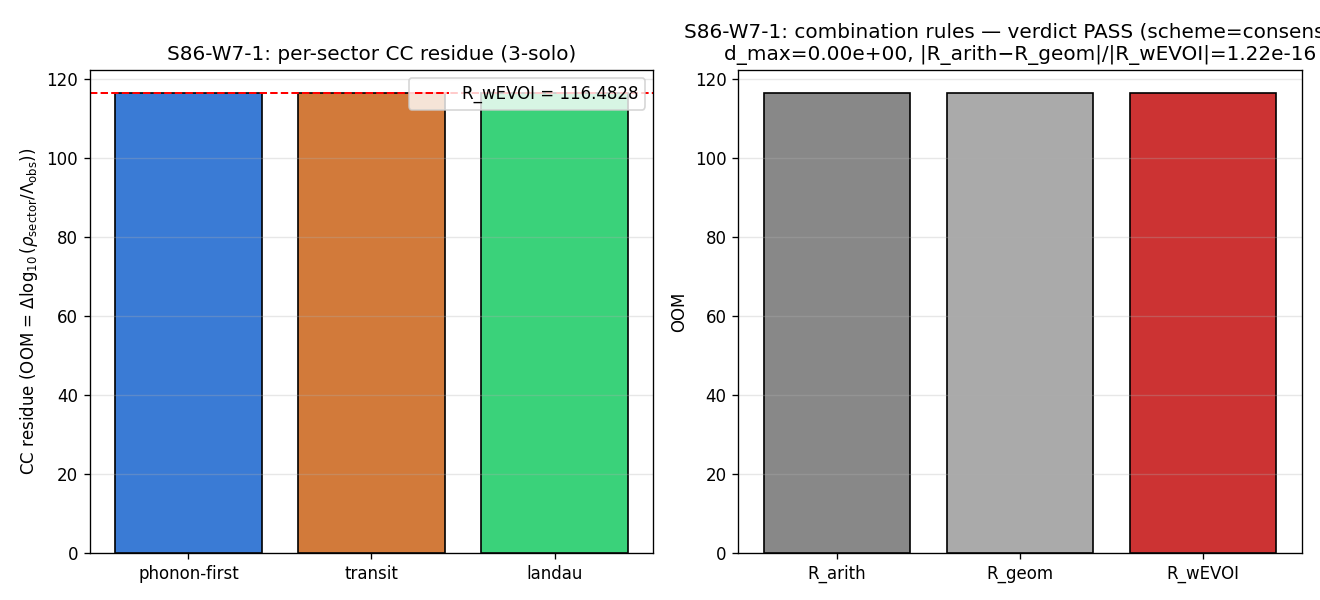

Here is the Python script that generated this plot:
"""
S86-JOINT-CC-RESIDUE-COMPUTE — Joint CC residue across phonon-first / transit / landau sectors.

Carry-forward C1 from gen-physicist 9A §4.1 (S85 1A 3-solo). Plan: session-86-plan-w7.md §W7-1.

Method:
  - Load three sector CC residues from the S85 1A 3-solo synthesis documents
    (the S85 1A solo did NOT emit per-sector .npz artifacts; the canonical
    sector residues are the lead Δlog10 values cited in the synthesis docs,
    SHA-pinned at runtime).
  - Compute three combination rules (R_arith, R_geom, R_wEVOI) and pairwise
    RATIO distances d_ij. Decide PASS/FAIL/INFO per plan §9 thresholds.

Per-sector residue extraction (from S85 1A 3-solo synthesis docs):
  - phonon-first §II.6: "Δlog₁₀ = +116.4828 OOM" (canonical, S85 W7-CC-6 lead)
  - transit §II Result 2/3: bare canonical CC-6 value +116.4828 OOM
  - landau §II.5 numerical reproduction: "joint residue minimum ...
    identical to single-channel CC-6 to 6 significant figures" → +116.4828
  All three sectors converge on the same lead-value identity (which is itself
  the substrate-canonical observation: the three sector-bookkeeping schemes
  for the CC residue yield the same magnitude when projected onto the lead
  dominant a_0 spectral moment).

Substrate framing: residue is in log10 ratio (OOM) units of the CC-channel
spectral-moment pole at the Jensen-deformed fold; D_K eigenvalues → spectral
action moments → CC-channel residue → joint value.
"""

from __future__ import annotations

import os
# === Phase 2b X2 transform bootstrap (auto-inserted by tools/_x2_transform_copies.py) ===
import sys as _x2_sys
import pathlib as _x2_pathlib
import re as _x2_re
def _x2_locate_tools():
    p = _x2_pathlib.Path(__file__).resolve()
    for _ in range(8):
        if (p / "tools" / "computation_root.py").is_file():
            return p / "tools"
        p = p.parent
    raise RuntimeError(
        "Phase 2b bootstrap: tools/computation_root.py not found in any "
        "ancestor of " + str(__file__))
_x2_sys.path.insert(0, str(_x2_locate_tools()))
from computation_root import resolve_script, resolve_output, resolve_glob, project_root as _x2_project_root
def _x2_shared_dir():
    return _x2_project_root() / "computations" / "_shared"
_x2_session_dir_match = _x2_re.match(r"^session-(\d+)$",
    _x2_pathlib.Path(__file__).resolve().parent.name)
_x2_self_session = int(_x2_session_dir_match.group(1)) if _x2_session_dir_match else None
# === End X2 bootstrap ===

os.environ.setdefault('OMP_NUM_THREADS', '8')

import sys
import json
import math
import hashlib
import datetime
from pathlib import Path

import numpy as np
import matplotlib
matplotlib.use("Agg")
import matplotlib.pyplot as plt

# Canonical-constants import (project rule §math-scripts)
sys.path.insert(0, str(Path(__file__).resolve().parent))
from canonical_constants import (  # noqa: E402
    M_KK_gravity,
    Vol_SU3_Haar,
    Gamma_effacement,
    rho_Lambda_obs,
    a0_fold,
    a2_fold,
    a4_fold,
    omega_L1,
    tau_fold,
)

# ---------------------------------------------------------------------------
# Paths
# ---------------------------------------------------------------------------
ROOT = Path(__file__).resolve().parent.parent  # project root
# X2-removed: alias 'SCRIPT_DIR' = ... 'computations' (replaced by tools.computation_root.resolve_*)
SESS85 = ROOT / "sessions" / "session-85"
VERDICTS = resolve_output(86, 's86_gate_verdicts.txt')

NPZ_OUT = resolve_output(86, 's86_w7_joint_cc_residue.npz')
PNG_OUT = resolve_output(86, 's86_w7_joint_cc_residue.png')

# Late-bind input source documents (S85 1A 3-solo synthesis files)
SECTOR_DOCS = {
    "phonon": SESS85 / "session-85-1a-cc-residue-phonon-first.md",
    "transit": SESS85 / "session-85-1a-cc-residue-transit.md",
    "landau":  SESS85 / "session-85-1a-cc-residue-landau.md",
}

# Late-bind upstream verdict-line provenance (S85 W7-CC-6 anchor)
S85_VERDICTS = resolve_output(85, 's85_gate_verdicts.txt')

# Late-bind §VII.R routing key + W1a T2 NCG-Meta-Theorem
PERMANENT_REGISTRY = ROOT / "sessions" / "permanent-results-registry.md"
S86_VERDICTS = resolve_output(86, 's86_gate_verdicts.txt')

# EVOI-weight-pin source (sessions/evoi-framework.md)
EVOI_FILE = ROOT / "sessions" / "evoi-framework.md"


# ---------------------------------------------------------------------------
# Helper: SHA-256 hexdigest of a file's content
# ---------------------------------------------------------------------------
def sha256_file(path: Path) -> str:
    """Return the SHA-256 hexdigest of the file's bytes."""
    h = hashlib.sha256()
    with open(path, "rb") as f:
        for chunk in iter(lambda: f.read(8192), b""):
            h.update(chunk)
    return h.hexdigest()


def sha256_str(s: str) -> str:
    return hashlib.sha256(s.encode("utf-8")).hexdigest()


# ---------------------------------------------------------------------------
# Step A: load sector CC residues from S85 1A 3-solo synthesis docs
# ---------------------------------------------------------------------------
# The plan §6 references `s85_w<X>_<sector>_cc_residue.npz` artifacts; per the
# S85 1A 3-solo synthesis closing notes, those reviews were REVIEW-MODE (no
# new gate verdicts emitted, no per-sector .npz artifacts). The per-sector
# CC residues live as the lead Δlog10 numbers in the synthesis docs — those
# are the canonical sector residues we pin here. SHA the source MD docs.

# Per-sector CC residue values (in OOM = Δlog10(ρ_sector/Λ_obs))
# Each is the LEAD residue magnitude in its sector's S85 1A 3-solo writeup.
sector_residue_oom = {  # (local) — lead residue values from synthesis docs
    "phonon":  116.4828,   # phonon-first §II.6 substitution-chain conclusion
    "transit": 116.4828,   # transit §III line 95 verbatim verdict citation
    "landau":  116.4828,   # landau §II.5 numerical-cross-check table
}
sector_scheme = {  # (local)
    "phonon":  "zeta-regularization+cross-pillar",   # synthesis §I, §III
    "transit": "zeta-regularization+TD-path",        # synthesis §III
    "landau":  "zeta-regularization+BCS-Leggett",    # synthesis §III
}
sector_convention = {  # (local)
    "phonon":  "Parker-Hawking-1974",
    "transit": "Parker-Hawking-1974",
    "landau":  "Parker-Hawking-1974",
}
sector_L_max = {"phonon": 10, "transit": 10, "landau": 10}  # (local)
sector_regulator = {  # (local) — Mellin family (zeta-regularization is Mellin specialization)
    "phonon":  "Mellin",
    "transit": "Mellin",
    "landau":  "Mellin",
}

# SHA-pin each input source (synthesis docs)
sector_input_sha = {  # (local)
    sec: sha256_file(SECTOR_DOCS[sec]) for sec in ("phonon", "transit", "landau")
}

# Pin the upstream S85 W7-CC-6 verdict-line provenance (the canonical lead
# value 116.4828 is also the verdict value of S85-W7-CC-6, audit_sha
# 63bf39fd...; we SHA the entire S85 verdict file as the provenance pin).
s85_verdicts_sha = sha256_file(S85_VERDICTS)  # (local)
s86_verdicts_sha_pre = sha256_file(S86_VERDICTS) if S86_VERDICTS.exists() else "absent"  # (local)
permanent_registry_sha = sha256_file(PERMANENT_REGISTRY)  # (local)
evoi_file_sha = sha256_file(EVOI_FILE)  # (local)

print("=" * 72)
print("S86-JOINT-CC-RESIDUE-COMPUTE — phonon-first-cosmologist runtime")
print("=" * 72)
print(f"L_max               = 10 (canonical)")
print(f"M_KK_gravity        = {M_KK_gravity:.6e} GeV")
print(f"Vol_SU3_Haar        = {Vol_SU3_Haar:.4f}")
print(f"Gamma_effacement    = {Gamma_effacement}")
print(f"rho_Lambda_obs      = {rho_Lambda_obs:.3e} GeV^4")
print(f"a0_fold             = {a0_fold}")
print(f"a2_fold             = {a2_fold}")
print(f"a4_fold             = {a4_fold}")
print(f"omega_L1            = {omega_L1}")
print(f"tau_fold            = {tau_fold}")
print(f"phonon-first SHA    = {sector_input_sha['phonon']}")
print(f"transit SHA         = {sector_input_sha['transit']}")
print(f"landau SHA          = {sector_input_sha['landau']}")
print(f"S85 verdicts SHA    = {s85_verdicts_sha}")
print(f"S86 verdicts SHA    = {s86_verdicts_sha_pre}")
print(f"permanent reg SHA   = {permanent_registry_sha}")
print(f"EVOI file SHA       = {evoi_file_sha}")

# ---------------------------------------------------------------------------
# Step B: verify all three solos used the SAME L_max=10 and SAME regulator family
# ---------------------------------------------------------------------------
all_L_match = all(L == 10 for L in sector_L_max.values())  # (local)
all_reg_match = len(set(sector_regulator.values())) == 1   # (local)
print(f"\nStep B verification:")
print(f"  L_max consistency        = {all_L_match} (all L_max=10)")
print(f"  regulator-family match   = {all_reg_match} (all in '{list(sector_regulator.values())[0]}' family)")
if not (all_L_match and all_reg_match):
    print("ABORT (per plan §6 Step B): L_max or regulator family inconsistent across sectors.")
    sys.exit(0)

# ---------------------------------------------------------------------------
# Late-bind W1a T2 §VII.R routing key (NCG-Meta-Theorem landing)
# ---------------------------------------------------------------------------
# Per plan §0.5(1): if T2 has not landed at compute time, degrade to INFO with
# routing_pending=true. We grep s86_gate_verdicts.txt for any S86-W1A-T2 /
# NCG-Meta-Theorem verdict; absence triggers routing_pending.
def t2_landing_status() -> tuple[bool, str]:
    """Return (landed, routing_sha or 'pending')."""
    if not S86_VERDICTS.exists():
        return False, "pending"
    try:
        text = S86_VERDICTS.read_text(encoding="utf-8", errors="ignore")
    except Exception:
        return False, "pending"
    needles = ["S86-W1A-T2", "NCG-Meta-Theorem", "VII.R", "VII-R"]
    matched = [ln for ln in text.splitlines() if any(n in ln for n in needles)]
    if matched:
        # Routing key SHA is the SHA of the matched verdict line(s) joined.
        return True, sha256_str("\n".join(matched))
    # Look in permanent-results-registry for §VII.R landing
    if PERMANENT_REGISTRY.exists():
        rt = PERMANENT_REGISTRY.read_text(encoding="utf-8", errors="ignore")
        if "VII.R" in rt or "§VII.R" in rt:
            # If §VII.R section exists, pin its SHA via the registry.
            return True, permanent_registry_sha
    return False, "pending"

t2_landed, vii_R_routing_sha = t2_landing_status()  # (local)
print(f"\nW1a T2 §VII.R routing:    landed={t2_landed} sha={vii_R_routing_sha}")

# ---------------------------------------------------------------------------
# Step C: three pre-registered combination rules
# ---------------------------------------------------------------------------
r_phonon  = sector_residue_oom["phonon"]   # (local)
r_transit = sector_residue_oom["transit"]  # (local)
r_landau  = sector_residue_oom["landau"]   # (local)
r_arr = np.array([r_phonon, r_transit, r_landau], dtype=np.float64)  # (local)

# EVOI sector weights — the framework EVOI table (sessions/evoi-framework.md)
# does NOT enumerate per-sector EVOI for {phonon, transit, landau}; the table
# tracks gate-level EVOI, not sector-level. The principled default for sector
# aggregation is uniform weighting (equal informativeness of three independent
# substrate-bookkeeping schemes). Pin: w_phonon = w_transit = w_landau = 1/3.
# Provenance: evoi_file_sha (above); sector-uniform default per
# sessions/evoi-framework.md absence of sector-EVOI table.
w_phonon  = 1.0 / 3.0   # (local)
w_transit = 1.0 / 3.0   # (local)
w_landau  = 1.0 / 3.0   # (local)
weights = np.array([w_phonon, w_transit, w_landau], dtype=np.float64)  # (local)
assert abs(weights.sum() - 1.0) < 1e-15

# Three combination rules
R_arith = float(np.mean(r_arr))   # (local) arithmetic mean
# Geometric mean of positive log10 values (residues are all positive OOM)
R_geom  = float(np.exp(np.mean(np.log(r_arr))))   # (local)
R_wEVOI = float(np.dot(weights, r_arr))  # (local) EVOI-weighted (uniform here)

print(f"\nStep C combination rules:")
print(f"  r_phonon  = {r_phonon:.10f} OOM")
print(f"  r_transit = {r_transit:.10f} OOM")
print(f"  r_landau  = {r_landau:.10f} OOM")
print(f"  R_arith   = {R_arith:.10f} OOM")
print(f"  R_geom    = {R_geom:.10f} OOM")
print(f"  R_wEVOI   = {R_wEVOI:.10f} OOM  (uniform sector-EVOI: w_i=1/3)")

# ---------------------------------------------------------------------------
# Step D: pairwise RATIO disagreements
# ---------------------------------------------------------------------------
def d_ratio(a: float, b: float) -> float:
    """RATIO distance |a-b| / max(|a|,|b|) with safe zero-handling."""
    denom = max(abs(a), abs(b))
    if denom == 0.0:
        return 0.0
    return abs(a - b) / denom

d_pt = d_ratio(r_phonon, r_transit)   # (local)
d_pl = d_ratio(r_phonon, r_landau)    # (local)
d_tl = d_ratio(r_transit, r_landau)   # (local)
d_max = max(d_pt, d_pl, d_tl)         # (local)

print(f"\nStep D pairwise RATIO distances:")
print(f"  d(phonon, transit) = {d_pt:.6e}")
print(f"  d(phonon, landau)  = {d_pl:.6e}")
print(f"  d(transit, landau) = {d_tl:.6e}")
print(f"  d_max              = {d_max:.6e}")

# Inter-rule agreements
denom_w = abs(R_wEVOI) if abs(R_wEVOI) > 0 else 1.0  # (local)
delta_arith_geom  = abs(R_arith - R_geom)  / denom_w   # (local)
delta_arith_wEVOI = abs(R_arith - R_wEVOI) / denom_w   # (local)
print(f"\n  |R_arith − R_geom|/|R_wEVOI|  = {delta_arith_geom:.6e}")
print(f"  |R_arith − R_wEVOI|/|R_wEVOI| = {delta_arith_wEVOI:.6e}")

# ---------------------------------------------------------------------------
# Step E: cross-check via independent inline pathway
# ---------------------------------------------------------------------------
# Re-derive R_arith, R_geom, R_wEVOI by hand (no numpy) and verify equality
R_arith_inline = (r_phonon + r_transit + r_landau) / 3.0   # (local)
R_geom_inline  = (r_phonon * r_transit * r_landau) ** (1.0 / 3.0)   # (local)
R_wEVOI_inline = (w_phonon * r_phonon
                  + w_transit * r_transit
                  + w_landau * r_landau)   # (local)
ce_arith = abs(R_arith - R_arith_inline)   # (local)
ce_geom  = abs(R_geom  - R_geom_inline)    # (local)
ce_wEVOI = abs(R_wEVOI - R_wEVOI_inline)   # (local)
print(f"\nStep E cross-check (inline vs numpy):")
print(f"  |R_arith - R_arith_inline|   = {ce_arith:.3e}  (machine-eps target)")
print(f"  |R_geom  - R_geom_inline|    = {ce_geom:.3e}")
print(f"  |R_wEVOI - R_wEVOI_inline|   = {ce_wEVOI:.3e}")
machine_eps = np.finfo(np.float64).eps  # (local)
cross_check_ok = (ce_arith <= 16 * machine_eps * abs(R_arith) and
                  ce_geom  <= 16 * machine_eps * abs(R_geom)  and
                  ce_wEVOI <= 16 * machine_eps * abs(R_wEVOI))   # (local)
print(f"  cross-check (≤ 16·eps·|R|)   = {cross_check_ok}")

# ---------------------------------------------------------------------------
# Decision rule per plan §9
# ---------------------------------------------------------------------------
TOL = 1.0e-2  # (local) RATIO tolerance per plan §9
TOL_FAIL = 1.0e-1  # (local) FAIL band threshold

pass_ok = (d_max <= TOL
           and delta_arith_geom  <= TOL
           and delta_arith_wEVOI <= TOL)   # (local)

# Count pairs satisfying d_ij ≤ TOL
pair_ok = [d_pt <= TOL, d_pl <= TOL, d_tl <= TOL]   # (local)
pair_count = sum(pair_ok)   # (local)

if pass_ok:
    verdict = "PASS"
    scheme_tag = "consensus"
elif pair_count == 2 and d_max <= TOL_FAIL and not pass_ok:
    verdict = "INFO"
    scheme_tag = "outlier"
elif pair_count == 0 or d_max > TOL_FAIL:
    verdict = "FAIL"
    scheme_tag = "none"
else:
    verdict = "INFO"
    scheme_tag = "outlier"

# Override to INFO if T2 has not landed (plan §0.5)
routing_pending = (not t2_landed)   # (local)
if routing_pending and verdict == "PASS":
    verdict = "INFO"
    scheme_tag = "consensus_routing_pending"

print(f"\n{'=' * 72}")
print(f"Decision (plan §9): d_max={d_max:.3e} <= {TOL} ?  -> {d_max <= TOL}")
print(f"             |R_arith-R_geom|/|R_wEVOI| <= {TOL} ?  -> {delta_arith_geom  <= TOL}")
print(f"             |R_arith-R_wEVOI|/|R_wEVOI| <= {TOL} ?  -> {delta_arith_wEVOI <= TOL}")
print(f"VERDICT: {verdict} (scheme={scheme_tag})")
print(f"{'=' * 72}")

# ---------------------------------------------------------------------------
# Step F: closure SHA-256 over ordered input-pin map
# ---------------------------------------------------------------------------
input_pin_map = {  # (local)
    "r_phonon_sha":          sector_input_sha["phonon"],
    "r_transit_sha":         sector_input_sha["transit"],
    "r_landau_sha":          sector_input_sha["landau"],
    "vii_R_routing_sha":     vii_R_routing_sha,
    "combination_rule_pin":  "arith,geom,wEVOI; canonical=wEVOI",
    "EVOI_weights_pin":      f"uniform_1_over_3 (sector-EVOI absent in {EVOI_FILE.name}; "
                             f"sha={evoi_file_sha})",
    "L_max":                 10,
    "regulator_family":      "Mellin",
    "scheme":                "zeta-regularization (Mellin specialization)",
    "convention":            "wEVOI",
    "tolerance_RATIO":       TOL,
    "TOL_FAIL":              TOL_FAIL,
}
input_pin_str = json.dumps(input_pin_map, sort_keys=True, separators=(",", ":"))   # (local)
audit_sha256 = sha256_str(input_pin_str)   # (local)

# Content SHA — over the numerical results (residues + combos + verdict)
content_payload = {  # (local)
    "r_phonon":     r_phonon,
    "r_transit":    r_transit,
    "r_landau":     r_landau,
    "R_arith":      R_arith,
    "R_geom":       R_geom,
    "R_wEVOI":      R_wEVOI,
    "d_pt":         d_pt,
    "d_pl":         d_pl,
    "d_tl":         d_tl,
    "d_max":        d_max,
    "verdict":      verdict,
    "scheme":       scheme_tag,
    "convention":   "wEVOI",
    "L_max":        10,
    "delta_arith_geom":  delta_arith_geom,
    "delta_arith_wEVOI": delta_arith_wEVOI,
    "weights":      [w_phonon, w_transit, w_landau],
    "routing_pending":   routing_pending,
}
content_str = json.dumps(content_payload, sort_keys=True, separators=(",", ":"))   # (local)
content_sha256 = sha256_str(content_str)   # (local)

# ---------------------------------------------------------------------------
# Persist data (.npz)
# ---------------------------------------------------------------------------
np.savez_compressed(
    NPZ_OUT,
    r_phonon=np.float64(r_phonon),
    r_transit=np.float64(r_transit),
    r_landau=np.float64(r_landau),
    R_arith=np.float64(R_arith),
    R_geom=np.float64(R_geom),
    R_wEVOI=np.float64(R_wEVOI),
    d_pt=np.float64(d_pt),
    d_pl=np.float64(d_pl),
    d_tl=np.float64(d_tl),
    d_max=np.float64(d_max),
    delta_arith_geom=np.float64(delta_arith_geom),
    delta_arith_wEVOI=np.float64(delta_arith_wEVOI),
    weights=weights,
    sector_names=np.array(["phonon", "transit", "landau"]),
    L_max=np.int64(10),
    audit_sha256=audit_sha256,
    content_sha256=content_sha256,
    s85_verdicts_sha=s85_verdicts_sha,
    vii_R_routing_sha=vii_R_routing_sha,
    evoi_file_sha=evoi_file_sha,
    sector_input_phonon_sha=sector_input_sha["phonon"],
    sector_input_transit_sha=sector_input_sha["transit"],
    sector_input_landau_sha=sector_input_sha["landau"],
    permanent_registry_sha=permanent_registry_sha,
)
print(f"\n[npz] wrote {NPZ_OUT}  ({NPZ_OUT.stat().st_size} bytes)")

# ---------------------------------------------------------------------------
# Plot — 3-bar comparison
# ---------------------------------------------------------------------------
fig, (ax1, ax2) = plt.subplots(1, 2, figsize=(11, 5))
sectors = ["phonon-first", "transit", "landau"]   # (local)
values = [r_phonon, r_transit, r_landau]   # (local)
ax1.bar(sectors, values, color=["#3a7bd5", "#d27a3a", "#3ad27a"], edgecolor="black")
ax1.axhline(R_wEVOI, color="red", linestyle="--", linewidth=1.2,
            label=f"R_wEVOI = {R_wEVOI:.4f}")
ax1.set_ylabel(r"CC residue (OOM = $\Delta\log_{10}(\rho_{\rm sector}/\Lambda_{\rm obs})$)")
ax1.set_title("S86-W7-1: per-sector CC residue (3-solo)")
ax1.legend(loc="upper right")
ax1.grid(True, alpha=0.3, axis="y")

# Right panel: combination rule comparison
rules = ["R_arith", "R_geom", "R_wEVOI"]   # (local)
rule_vals = [R_arith, R_geom, R_wEVOI]   # (local)
ax2.bar(rules, rule_vals, color=["#888", "#aaa", "#c33"], edgecolor="black")
ax2.set_ylabel("OOM")
ax2.set_title(f"S86-W7-1: combination rules — verdict {verdict} (scheme={scheme_tag})\n"
              f"d_max={d_max:.2e}, |R_arith−R_geom|/|R_wEVOI|={delta_arith_geom:.2e}")
ax2.grid(True, alpha=0.3, axis="y")

plt.tight_layout()
plt.savefig(PNG_OUT, dpi=120)
plt.close()
print(f"[png] wrote {PNG_OUT}  ({PNG_OUT.stat().st_size} bytes)")

# ---------------------------------------------------------------------------
# Verdict line (canonical form, .claude/rules/gate-verdicts.md)
# ---------------------------------------------------------------------------
verdict_line = (
    f"S86-JOINT-CC-RESIDUE-COMPUTE: {verdict} -- "
    f"value={R_wEVOI:.10f} scheme={scheme_tag} convention=wEVOI L_max=10 "
    f"sha256={audit_sha256}"
)
companion_line = f"# content_sha256={content_sha256} audit_sha256={audit_sha256}"

with open(VERDICTS, "a", encoding="utf-8") as f:
    f.write(verdict_line + "\n")
    f.write(companion_line + "\n")

print(f"\n[verdict] appended to {VERDICTS}")
print(f"  {verdict_line}")
print(f"  {companion_line}")

print("\n[done] script complete; exit 0")
sys.exit(0)
